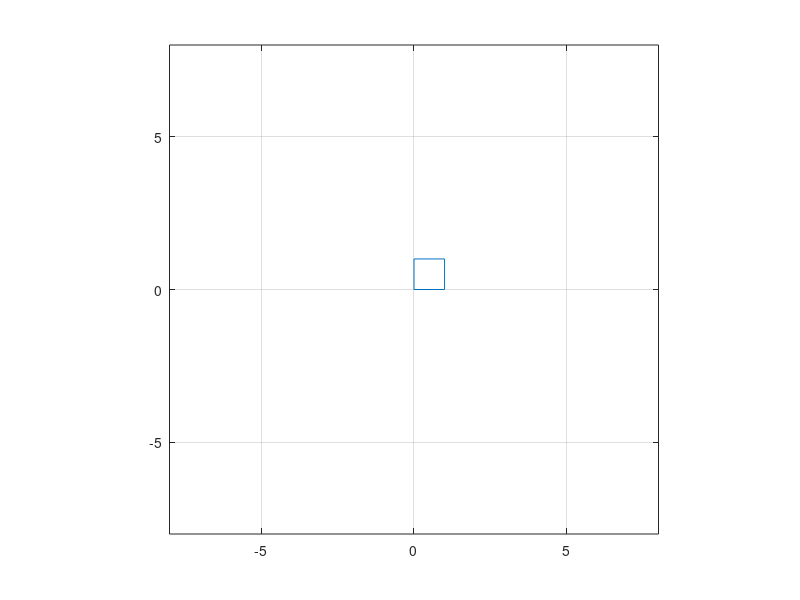

MATLAB code for this plot:
clf
S =[0,1,1,0,0;0,0,1,1,0];
D1 = 9/8*eye(2);
theta = pi/8;
p = plot(S(1,:),S(2,:));
axis equal, axis([-8,8,-8,8]); grid on
hold on
Q = [cos(theta),-sin(theta);sin(theta),cos(theta)];
for i = 1:16
    S = Q*S; 
    set(p,'xdata',S(1,:),'ydata',S(2,:));
    S = D1*S;
    set(p,'xdata',S(1,:),'ydata',S(2,:));
    pause(0.1)
end
D2 = 8/9*eye(2);
QC = [cos(theta),sin(theta);-sin(theta),cos(theta)];
for i = 1:16
    S = QC*S; 
    set(p,'xdata',S(1,:),'ydata',S(2,:));
    S = D2*S;
    set(p,'xdata',S(1,:),'ydata',S(2,:));
    pause (0.1)
end
hold off